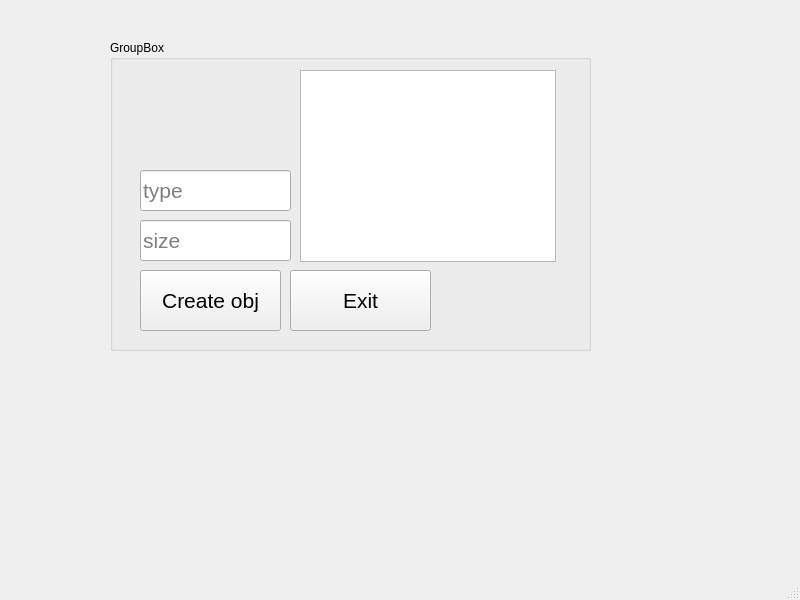
<?xml version="1.0" encoding="UTF-8"?>
<ui version="4.0">
 <class>MainWindow</class>
 <widget class="QMainWindow" name="MainWindow">
  <property name="geometry">
   <rect>
    <x>0</x>
    <y>0</y>
    <width>800</width>
    <height>600</height>
   </rect>
  </property>
  <property name="windowTitle">
   <string>MainWindow</string>
  </property>
  <widget class="QWidget" name="centralwidget">
   <widget class="QGroupBox" name="groupBox">
    <property name="geometry">
     <rect>
      <x>110</x>
      <y>40</y>
      <width>481</width>
      <height>311</height>
     </rect>
    </property>
    <property name="title">
     <string>GroupBox</string>
    </property>
    <widget class="QPushButton" name="pbExit">
     <property name="geometry">
      <rect>
       <x>180</x>
       <y>230</y>
       <width>141</width>
       <height>61</height>
      </rect>
     </property>
     <property name="font">
      <font>
       <pointsize>16</pointsize>
      </font>
     </property>
     <property name="text">
      <string>Exit</string>
     </property>
    </widget>
    <widget class="QPushButton" name="createObj">
     <property name="geometry">
      <rect>
       <x>30</x>
       <y>230</y>
       <width>141</width>
       <height>61</height>
      </rect>
     </property>
     <property name="font">
      <font>
       <pointsize>16</pointsize>
      </font>
     </property>
     <property name="text">
      <string>Create obj</string>
     </property>
    </widget>
    <widget class="QLineEdit" name="le_1">
     <property name="geometry">
      <rect>
       <x>30</x>
       <y>130</y>
       <width>151</width>
       <height>41</height>
      </rect>
     </property>
     <property name="font">
      <font>
       <pointsize>16</pointsize>
      </font>
     </property>
     <property name="placeholderText">
      <string>type</string>
     </property>
    </widget>
    <widget class="QLineEdit" name="le_2">
     <property name="geometry">
      <rect>
       <x>30</x>
       <y>180</y>
       <width>151</width>
       <height>41</height>
      </rect>
     </property>
     <property name="font">
      <font>
       <pointsize>16</pointsize>
      </font>
     </property>
     <property name="text">
      <string/>
     </property>
     <property name="placeholderText">
      <string>size</string>
     </property>
    </widget>
    <widget class="QTableView" name="tableView">
     <property name="geometry">
      <rect>
       <x>190</x>
       <y>30</y>
       <width>256</width>
       <height>192</height>
      </rect>
     </property>
    </widget>
   </widget>
  </widget>
  <widget class="QMenuBar" name="menubar">
   <property name="geometry">
    <rect>
     <x>0</x>
     <y>0</y>
     <width>800</width>
     <height>21</height>
    </rect>
   </property>
  </widget>
  <widget class="QStatusBar" name="statusbar"/>
 </widget>
 <resources/>
 <connections/>
</ui>
